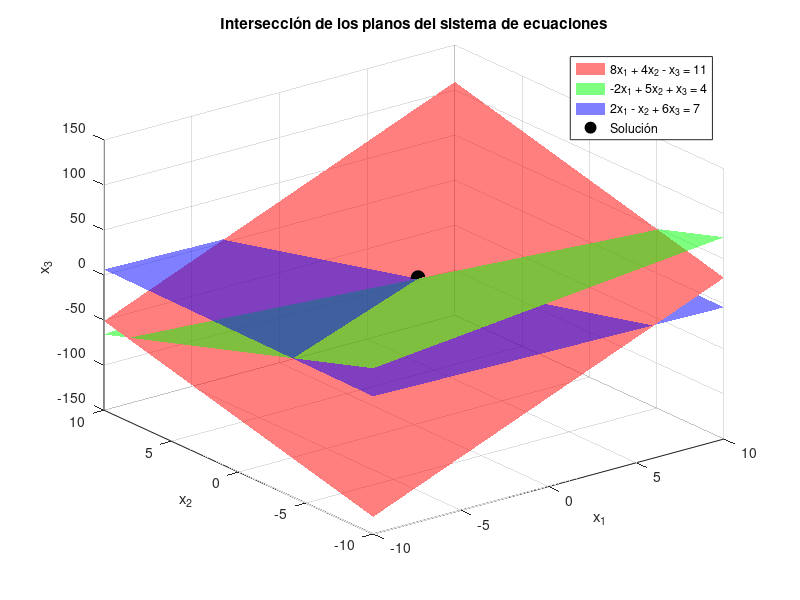

Write the MATLAB code that produced this figure.
% Definir la matriz A y el vector b
A = [8, 4, -1; -2, 5, 1; 2, -1, 6];
b = [11; 4; 7];
% Realizar la descomposición LU sin pivoteo
[L, U] = lu(A, 'vector');
% Resolver el sistema L * y = b (sustitución hacia adelante)
y = L \ b;
% Resolver el sistema U * x = y (sustitución hacia atrás)
x = U \ y;
% Mostrar la solución
disp('La solución del sistema es:');
disp(x);
% Graficar los planos de cada ecuación
[X, Y] = meshgrid(-10:1:10, -10:1:10); % Rango de valores para X y Y
% Ecuación 1: 8x1 + 4x2 - x3 = 11
Z1 = (11 - 8*X - 4*Y) / (-1);
% Ecuación 2: -2x1 + 5x2 + x3 = 4
Z2 = (4 + 2*X - 5*Y) / 1;
% Ecuación 3: 2x1 - x2 + 6x3 = 7
Z3 = (7 - 2*X + Y) / 6;
% Crear la figura
figure;
hold on;
grid on;
% Graficar cada plano
surf(X, Y, Z1, 'FaceAlpha', 0.5, 'EdgeColor', 'none', 'FaceColor', 'r'); % Plano rojo
surf(X, Y, Z2, 'FaceAlpha', 0.5, 'EdgeColor', 'none', 'FaceColor', 'g'); % Plano verde
surf(X, Y, Z3, 'FaceAlpha', 0.5, 'EdgeColor', 'none', 'FaceColor', 'b'); % Plano azul
% Marcar la solución
plot3(x(1), x(2), x(3), 'ko', 'MarkerSize', 10, 'MarkerFaceColor', 'k');
% Etiquetas y leyenda
xlabel('x_1');
ylabel('x_2');
zlabel('x_3');
title('Intersección de los planos del sistema de ecuaciones');
legend('8x_1 + 4x_2 - x_3 = 11', '-2x_1 + 5x_2 + x_3 = 4', '2x_1 - x_2 + 6x_3 = 7', 'Solución');
view(3);
hold off;